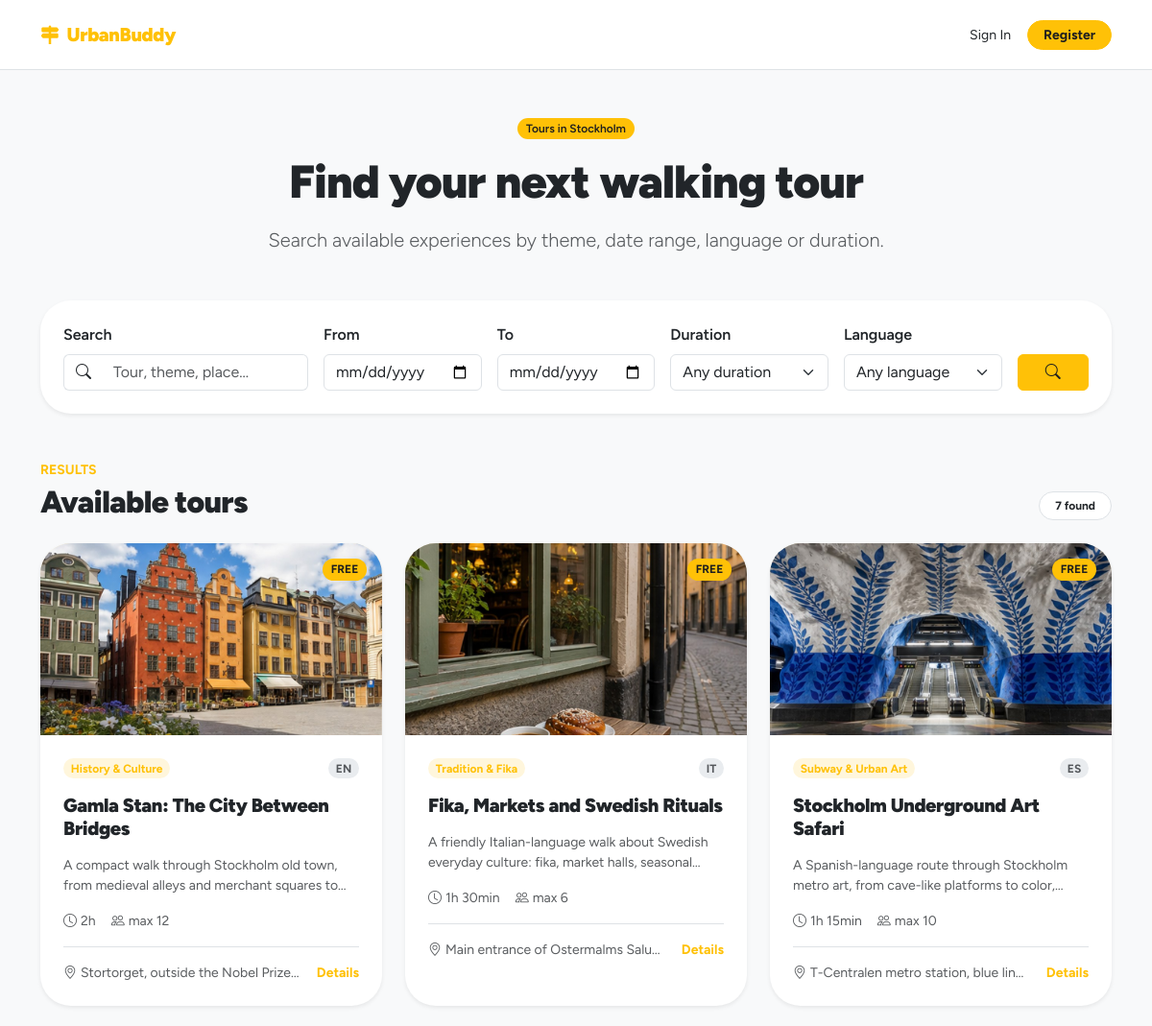
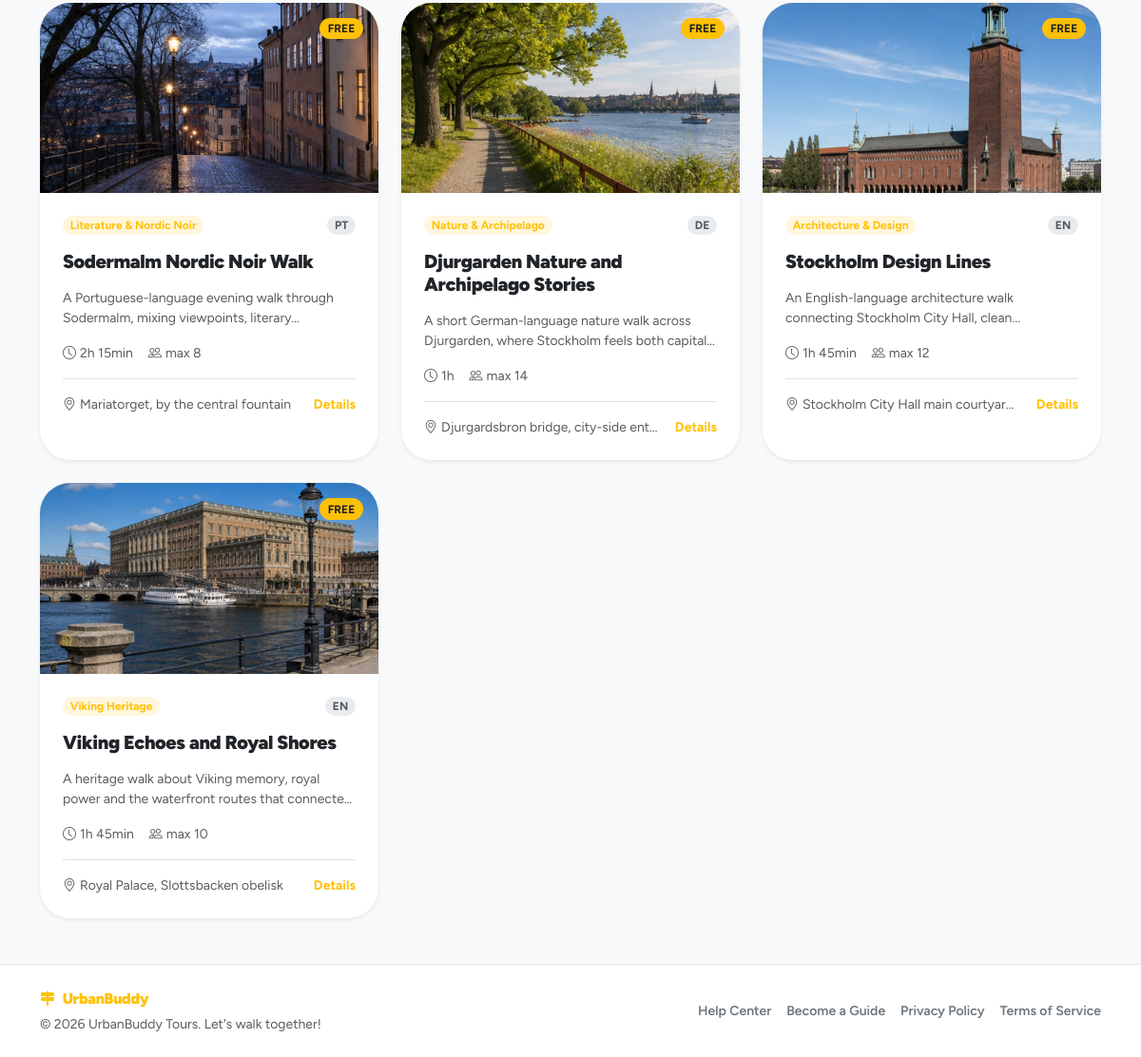
Page /tours on the committed database (2 pictures, top to bottom).
### tables this page shows
CREATE TABLE tour_photos (
    id TEXT PRIMARY KEY, -- UUID
    tour_id TEXT NOT NULL, -- FK verso UUID
    filename TEXT NOT NULL,
    created_at TEXT DEFAULT CURRENT_TIMESTAMP,
    FOREIGN KEY (tour_id) REFERENCES tours(id) ON DELETE CASCADE
);

CREATE TABLE themes (
    id INTEGER PRIMARY KEY AUTOINCREMENT, -- Manteniamo autoincrement (Tabella di dominio)
    name TEXT UNIQUE NOT NULL,
	slug TEXT UNIQUE NOT NULL,
    icon TEXT,
    created_at TEXT DEFAULT CURRENT_TIMESTAMP
, primary_color TEXT DEFAULT '#ffc107');

CREATE TABLE tours (
    id TEXT PRIMARY KEY,  -- UUID
    guide_id TEXT NOT NULL, -- FK verso UUID
    theme_id INTEGER NOT NULL,
    language_id INTEGER NOT NULL,
    title TEXT NOT NULL,
    description TEXT NOT NULL,
    meeting_point TEXT NOT NULL,
    duration INTEGER NOT NULL,
    max_participants INTEGER NOT NULL,
    is_deleted INTEGER DEFAULT 0 CHECK(is_deleted IN (0, 1)),
    created_at TEXT DEFAULT CURRENT_TIMESTAMP,
    updated_at TEXT DEFAULT CURRENT_TIMESTAMP,
    FOREIGN KEY (guide_id) REFERENCES users(id) ON DELETE CASCADE,
    FOREIGN KEY (theme_id) REFERENCES themes(id) ON DELETE RESTRICT,
    FOREIGN KEY (language_id) REFERENCES languages(id) ON DELETE RESTRICT
);

### app/public/routes.py (the view)
@public_bp.route("/tours")
def tour_listings():
    page_data = build_tour_listings_page_data(request.args)
    return render_template(
        "listings.html",
        **page_data,
    )

### app/core/db.py (called while the page is built)
def get_db():
    if 'conn' not in g:
        g.conn = sqlite3.connect(current_app.config["DATABASE"])
        g.conn.row_factory = sqlite3.Row
    return g.conn

### app/core/utils.py (called while the page is built, shortened)
def get_object_value(obj, attr_name, default=None):
    if obj is None:
        return default
    value = getattr(obj, attr_name, default)
    if value is None:
        return default
    return value

def get_object_name(obj, fallback="Not specified"):
    return get_object_value(obj, "name", fallback)

def parse_positive_int(value):
    try:
        number = int(value)
    except (TypeError, ValueError):
        return None
    if number <= 0:
        return None
    return number

def format_duration(minutes, fallback="Duration not specified"):
    minutes = parse_positive_int(minutes)
    if minutes is None:
        return fallback
    if minutes < 60:
        return f"{minutes} min"
    hours = minutes // 60
    remaining_minutes = minutes % 60
    if remaining_minutes == 0:
        return f"{hours}h"
    return f"{hours}h {remaining_minutes}min"

def get_language_label(language, fallback="Not specified"):
    if language is None:
        return fallback
    label = getattr(language, "label", None)
    code = getattr(language, "code", None)
    slug = getattr(language, "slug", None)
    name = getattr(language, "name", None)
    language_id = getattr(language, "id", None)
    if label:
        return str(label).upper()

def format_theme(theme, fallback="Walking Tour"):
    return get_object_name(theme, fallback)

### app/public/utils.py (called while the page is built)
def get_cover_filename(tour_id):
    photos = TourPhotosDAO.list_photos_by_tour(tour_id)
    if photos:
        return photos[0].filename
    return None

def build_tour_card(tour):
    language = LanguagesDAO.get_language_by_id(tour.language_id)
    theme = ThemesDAO.get_theme_by_id(tour.theme_id)
    return {
        "id": tour.id,
        "title": tour.title,
        "description": tour.description,
        "meeting_point": tour.meeting_point,
        "duration": format_duration(tour.duration),
        "max_participants": tour.max_participants,
        "language": get_language_label(language),
        "theme": format_theme(theme),
        "cover_filename": get_cover_filename(tour.id),
    }

def normalize_search_text(value):
    if value is None:
        return ""
    return str(value).strip().lower()

def parse_listing_date(value):
    if not value:
        return None
    try:
        return datetime.strptime(value, "%Y-%m-%d").date()
    except ValueError:
        return None

### app/templates/listings.html (shortened to what this page needs)
{% extends "base.html" %}
{% block content %}
<section class="py-5">
    <div class="container">
        <header class="row justify-content-center text-center mb-5">
            <div class="col-lg-8">
                <span class="badge rounded-pill ub-badge fw-semibold mb-3">
                    Tours in {{ city_name }}
                </span>
                <h1 class="display-5 fw-black mb-3">
                    Find your next walking tour
                </h1>
                <p class="lead text-body-secondary mb-0">
                    Search available experiences by theme, date range, language or duration.
                </p>
            </div>
        </header>
        <form action="{{ url_for('public.tour_listings') }}" method="GET" class="card border-0 shadow-sm rounded-5 mb-5">
            <div class="card-body p-3 p-md-4">
                <div class="row g-3">
                    <div class="col-lg-3">
                        <label class="form-label fw-semibold">Search</label>
                        <div class="input-group">
                            <span class="input-group-text bg-white border-end-0">
                                <i class="bi bi-search"></i>
                            </span>
                            <input
                                type="search"
                                class="form-control border-start-0"
                                name="q"
                                value="{{ filters.q }}"
                                placeholder="Tour, theme, place..."
                            >
                        </div>
                    </div>
                    <div class="col-md-6 col-lg-2">
                        <label class="form-label fw-semibold">From</label>
                        <input
                            type="date"
                            class="form-control"
                            name="date_from"
                            value="{{ filters.date_from }}"
                        >
                    </div>
                    <div class="col-md-6 col-lg-2">
                        <label class="form-label fw-semibold">To</label>
                        <input
                            type="date"
                            class="form-control"
                            name="date_to"
                            value="{{ filters.date_to }}"
                        >
                    </div>
                    <div class="col-md-6 col-lg-2">
                        <label class="form-label fw-semibold">Duration</label>
                        <select class="form-select" name="duration">
                            <option value="">Any duration</option>
                        </select>
                    </div>
                    <div class="col-md-6 col-lg-2">
                        <label class="form-label fw-semibold">Language</label>
                        <select class="form-select" name="language_id">
                            <option value="">Any language</option>
                        </select>
                    </div>
                    <div class="col-lg-1 d-flex align-items-end">
                        <button type="submit" class="btn ub-btn fw-bold w-100" aria-label="Search tours">
                            <i class="bi bi-search"></i>
                        </button>
                    </div>
                </div>
            </div>
        </form>
        <header class="d-flex align-items-end justify-content-between gap-3 mb-4">
            <div>
                <span class="small text-uppercase fw-bold ub-text d-block mb-1">
                    Results
                </span>
                <h2 class="fw-black mb-0">
                    Available tours
                </h2>
            </div>
            <span class="badge rounded-pill bg-white text-dark border px-3 py-2">
                {{ results_count }} found
            </span>
        </header>
        {% if tours %}
            <div class="row g-4">
                {% for tour in tours %}
                    <div class="col-md-6 col-lg-4">
                        {% include "components/tour_card.html" %}
                    </div>
                {% endfor %}
            </div>
        {% endif %}
    </div>
</section>
{% endblock %}

### app/templates/components/tour_card.html (shortened to what this page needs)
<article class="card tour-card border-0 shadow-sm rounded-5 h-100 overflow-hidden">
    <div class="position-relative">
        <div class="ratio ratio-16x9 ub-bg-soft">
            {% if tour.cover_filename %}
                <img
                    src="{{ url_for('static', filename='uploads/tours/' ~ tour.cover_filename) }}"
                    alt="{{ tour.title }}"
                    class="object-fit-cover"
                >
            {% else %}
                <div class="d-flex align-items-center justify-content-center fs-3 fw-black ub-text">
                    {{ city_name|default("Stockholm") }}
                </div>
            {% endif %}
        </div>
        {% if card_variant is defined and card_variant == "dashboard" %}
            <div class="position-absolute top-0 end-0 m-3 d-flex gap-2">
                <a
                    href="{{ url_for('guide_dashboard.update_tour', tour_id=tour.id) }}"
                    class="btn btn-light btn-sm rounded-circle shadow-sm p-2 lh-1"
                    aria-label="Edit tour"
                >
                    <i class="bi bi-pencil-fill"></i>
                </a>
                <button
                    type="button"
                    class="btn btn-danger btn-sm rounded-circle shadow-sm p-2 lh-1"
                    data-bs-toggle="modal"
                    data-bs-target="#deleteTourModal-{{ tour.id }}"
                    aria-label="Delete tour"
                >
                    <i class="bi bi-trash-fill"></i>
                </button>
            </div>
        {% else %}
            <span class="badge rounded-pill ub-badge fw-bold position-absolute top-0 end-0 m-3">
                FREE
            </span>
        {% endif %}
    </div>
    <div class="card-body p-4">
        <div class="d-flex align-items-center justify-content-between gap-3 mb-3">
            <span class="badge rounded-pill ub-badge-soft">{{ tour.theme }}</span>
            <span class="badge rounded-pill bg-body-secondary text-body-secondary">{{ tour.language }}</span>
        </div>
        <h3 class="h5 fw-black mb-3">
            {{ tour.title }}
        </h3>
        {% if card_variant is defined and card_variant == "dashboard" %}
            <div class="d-flex flex-wrap gap-3 small text-body-secondary mb-3">
                <span><i class="bi bi-clock me-1"></i>{{ tour.duration }}</span>
                <span><i class="bi bi-people me-1"></i>max {{ tour.max_participants }}</span>
            </div>
            <div class="vstack gap-2 small text-body-secondary">
                <div><i class="bi bi-calendar-week me-1"></i>{{ tour.schedule }}</div>
                <div><i class="bi bi-signpost-split me-1"></i>{{ tour.stops_count }}</div>
            </div>
        {% else %}
            <p class="small text-body-secondary clamp-2 mb-3">
                {{ tour.description }}
            </p>
            <div class="d-flex flex-wrap gap-3 small text-body-secondary mb-3">
                <span><i class="bi bi-clock me-1"></i>{{ tour.duration }}</span>
                <span><i class="bi bi-people me-1"></i>max {{ tour.max_participants }}</span>
            </div>
            <div class="d-flex align-items-center justify-content-between border-top pt-3">
                <span class="small text-body-secondary text-truncate pe-3">
                    <i class="bi bi-geo-alt me-1"></i>{{ tour.meeting_point }}
                </span>
                <a href="{{ url_for('public.tour_detail', tour_id=tour.id) }}" class="small fw-bold text-decoration-none ub-link">
                    Details
                </a>
            </div>
        {% endif %}
    </div>
</article>

### app/static/style.css (style rules this page uses)
:root { --bs-body-font-family: "Figtree", system-ui, -apple-system, "Segoe UI", Roboto, sans-serif; --ub-primary: #ffc107; --ub-primary-rgb: 255, 193, 7; --ub-on-primary: #1f1f1f; --ub-primary-soft-opacity: 0.18; }
.fw-black { font-weight: 900; letter-spacing: -0.02em; }
.ub-text { color: var(--ub-primary) !important; }
.ub-link { color: var(--ub-primary); }
.ub-bg-soft { background-color: rgba(var(--ub-primary-rgb), var(--ub-primary-soft-opacity)) !important; }
.ub-badge { color: var(--ub-on-primary); background-color: var(--ub-primary); border: 1px solid rgba(var(--ub-primary-rgb), 0.35); }
.ub-badge-soft { color: var(--ub-primary); background-color: rgba(var(--ub-primary-rgb), 0.14); }
.ub-btn { color: var(--ub-on-primary); background-color: var(--ub-primary); border-color: var(--ub-primary); }
.clamp-2 { display: -webkit-box; -webkit-line-clamp: 2; -webkit-box-orient: vertical; overflow: hidden; }
.tour-card { transition: transform 0.2s ease, box-shadow 0.2s ease; }

### rows in the picture
tour_photos: filename (picture)
themes: theme "History & Culture"
tours: title "Gamla Stan: The City Between Bridges", description "A compact walk through Stockholm old town, from medieval alleys and merchant squares…", meeting_point "Stortorget, outside the Nobel Prize…"
tour_photos: filename (picture)
themes: theme "Tradition & Fika"
tours: title "Fika, Markets and Swedish Rituals", description "A friendly Italian-language walk about Swedish everyday culture: fika, market halls,…", meeting_point "Main entrance of Ostermalms Salu…"
tour_photos: filename (picture)
themes: theme "Subway & Urban Art"
tours: title "Stockholm Underground Art Safari", description "A Spanish-language route through Stockholm metro art, from cave-like platforms to…", meeting_point "T-Centralen metro station, blue lin…"
tour_photos: filename (picture)
themes: theme "Literature & Nordic Noir"
tours: title "Sodermalm Nordic Noir Walk", description "A Portuguese-language evening walk through Sodermalm, mixing viewpoints,…", meeting_point "Mariatorget, by the central fountain"
tour_photos: filename (picture)
themes: theme "Nature & Archipelago"
tours: title "Djurgarden Nature and Archipelago Stories", description "A short German-language nature walk across Djurgarden, where Stockholm feels both…", meeting_point "Djurgardsbron bridge, city-side ent…"
tour_photos: filename (picture)
themes: theme "Architecture & Design"
tours: title "Stockholm Design Lines", description "An English-language architecture walk connecting Stockholm City Hall,…", meeting_point "Stockholm City Hall main courtyar…"
tour_photos: filename (picture)
themes: theme "Viking Heritage"
tours: title "Viking Echoes and Royal Shores", description "A heritage walk about Viking memory, royal power and the waterfront routes that…", meeting_point "Royal Palace, Slottsbacken obelisk"

### other values in the picture
{{ city_name }} "Stockholm"
{{ results_count }} "7"
{{ tour.language }} "EN" "IT" "ES" "PT" "DE" "EN" "EN"
{{ tour.duration }} "2h" "1h 30min" "1h 15min" "2h 15min" "1h" "1h 45min" "1h 45min"
{{ tour.max_participants }} "12" "6" "10" "8" "14" "12" "10"
